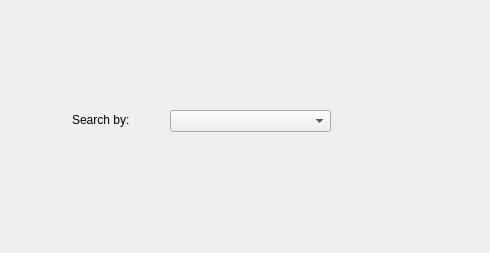
<?xml version="1.0" encoding="UTF-8"?>
<ui version="4.0">
 <class>on_search</class>
 <widget class="QDialog" name="on_search">
  <property name="geometry">
   <rect>
    <x>0</x>
    <y>0</y>
    <width>490</width>
    <height>253</height>
   </rect>
  </property>
  <property name="windowTitle">
   <string>Search</string>
  </property>
  <widget class="QLabel" name="label">
   <property name="geometry">
    <rect>
     <x>72</x>
     <y>110</y>
     <width>81</width>
     <height>20</height>
    </rect>
   </property>
   <property name="styleSheet">
    <string notr="true">font: 12pt &quot;Segoe UI&quot;;
font: 12pt &quot;Segoe UI&quot;;
</string>
   </property>
   <property name="text">
    <string>Search by:</string>
   </property>
  </widget>
  <widget class="QComboBox" name="comboBox">
   <property name="geometry">
    <rect>
     <x>170</x>
     <y>110</y>
     <width>161</width>
     <height>22</height>
    </rect>
   </property>
  </widget>
 </widget>
 <resources/>
 <connections/>
</ui>
